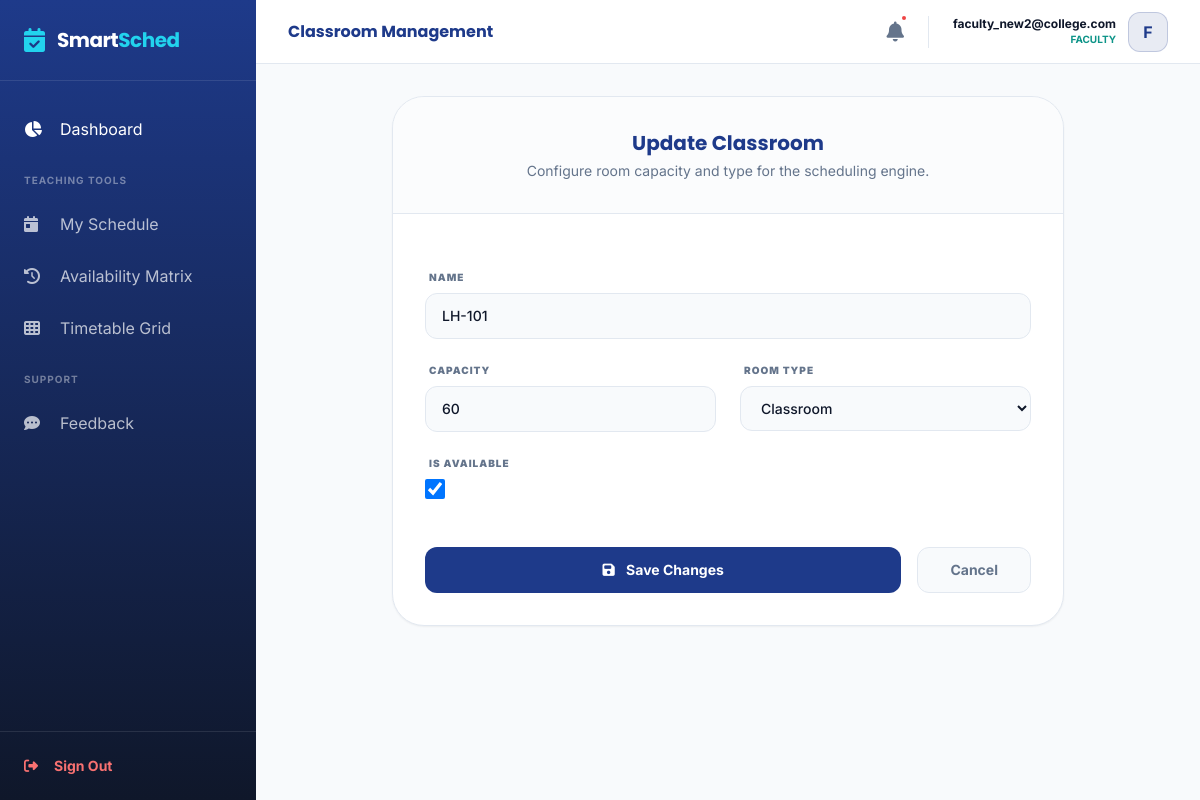
The page /core/classrooms/edit/1/ (signed in) on the database its author committed.
### accounts/models.py (models this page shows, shortened)
class User(AbstractUser):
    ADMIN = 'admin'
    FACULTY = 'faculty'
    ROLE_CHOICES = [
        (ADMIN, 'Admin/HOD'),
        (FACULTY, 'Faculty/User'),
    ]
    username = None
    email = models.EmailField(unique=True)
    role = models.CharField(max_length=10, choices=ROLE_CHOICES, default=FACULTY)
    profile_picture = models.ImageField(upload_to='profiles/', null=True, blank=True)
    is_verified = models.BooleanField(default=False)
    login_count = models.PositiveIntegerField(default=0)
    USERNAME_FIELD = 'email'
    REQUIRED_FIELDS = []
    objects = CustomUserManager()

### core/models.py (models this page shows, shortened)
class Classroom(models.Model):
    ROOM_TYPES = [('classroom', 'Classroom'), ('lab', 'Laboratory')]
    name = models.CharField(max_length=50, unique=True)
    capacity = models.PositiveIntegerField()
    room_type = models.CharField(max_length=20, choices=ROOM_TYPES, default='classroom')
    is_available = models.BooleanField(default=True)

### core/views.py (the view)
# urls.py: path('classrooms/edit/<int:pk>/', views.ClassroomUpdateView.as_view(), name='classroom_edit'),
class ClassroomUpdateView(LoginRequiredMixin, UpdateView):
    model = Classroom
    fields = ['name', 'capacity', 'room_type', 'is_available']
    template_name = 'core/classroom_form.html'
    success_url = reverse_lazy('classroom_list')

### templates/core/classroom_form.html (shortened to what this page needs)
{% extends 'base_dashboard.html' %}
{% block header_title %}Classroom Management{% endblock %}
{% block content %}
<div class="max-w-2xl mx-auto fade-in-up">
    <div class="bg-white rounded-[32px] border border-borderSubtle shadow-sm overflow-hidden">
        <div class="p-8 border-b border-borderSubtle bg-bgSoft/50 text-center">
            <h3 class="font-display text-xl font-bold text-primary">
                {% if form.instance.pk %}Update{% else %}Register{% endif %} Classroom
            </h3>
            <p class="text-textGray text-sm mt-1">Configure room capacity and type for the scheduling engine.</p>
        </div>
        <form method="POST" class="p-8 space-y-6">
            <div class="grid grid-cols-1 md:grid-cols-2 gap-6">
                {% for field in form %}
                <div class="flex flex-col gap-2 {% if field.name == 'name' %}md:col-span-2{% endif %}">
                    <label class="text-[10px] font-black text-textGray uppercase tracking-widest ml-1">
                        {{ field.label }}
                    </label>
                    {{ field }}
                </div>
                {% endfor %}
            </div>
            <div class="pt-6 flex gap-4">
                <button type="submit" class="btn-glow bg-primary text-white px-8 py-3 rounded-xl font-bold text-sm flex-1">
                    <i class="fa-solid fa-save mr-2"></i> Save Changes
                </button>
                <a href="{% url 'classroom_list' %}" class="bg-bgSoft border border-borderSubtle text-textGray px-8 py-3 rounded-xl font-bold text-sm hover:bg-white transition-all text-center">
                    Cancel
                </a>
            </div>
        </form>
    </div>
</div>
{% endblock %}

### templates/base_dashboard.html (shortened to what this page needs)
{% load static %}
<!DOCTYPE html>
<html lang="en">
<head>
    <script src="https://cdn.tailwindcss.com"></script>
    <link rel="stylesheet" href="https://cdnjs.cloudflare.com/ajax/libs/font-awesome/6.4.0/css/all.min.css">
</head>
<body class="bg-bgSoft font-sans text-textDark">
    <aside class="fixed inset-y-0 left-0 w-64 sidebar-gradient text-white hidden md:flex flex-col z-50">
        <div class="p-6 border-b border-white/10">
            <a href="/" class="flex items-center gap-3">
                <i class="fa-solid fa-calendar-check text-highlight text-2xl"></i>
                <span class="font-display text-xl font-bold tracking-tight">Smart<span
                        class="text-highlight">Sched</span></span>
            </a>
        </div>
        <nav class="flex-grow py-6 space-y-1">
            <a href="{% if user.role == 'admin' %}{% url 'admin_dashboard' %}{% else %}{% url 'user_dashboard' %}{% endif %}"
                class="flex items-center gap-4 px-6 py-3 hover:bg-white/5 transition-all {% if 'dashboard' in request.path %}nav-active{% endif %}">
                <i class="fa-solid fa-chart-pie w-5"></i> Dashboard
            </a>
            {% if user.role == 'admin' %}
            <div class="px-6 pt-4 pb-2 text-[10px] font-bold text-white/40 uppercase tracking-widest">Academic Core
            </div>
            <div class="px-6 pt-4 pb-2 text-[10px] font-bold text-white/40 uppercase tracking-widest">Academic Core
            </div>
            <a href="{% url 'department_list' %}"
                class="flex items-center gap-4 px-6 py-3 hover:bg-white/5 transition-all text-white/70 {% if 'department' in request.path %}nav-active{% endif %}">
                <i class="fa-solid fa-sitemap w-5"></i> Departments
            </a>
            <a href="{% url 'semester_add' %}"
                class="flex items-center gap-4 px-6 py-3 hover:bg-white/5 transition-all text-white/70 {% if 'semester' in request.path %}nav-active{% endif %}">
                <i class="fa-solid fa-layer-group w-5"></i> Semesters
            </a>
            <a href="{% url 'section_add' %}"
                class="flex items-center gap-4 px-6 py-3 hover:bg-white/5 transition-all text-white/70 {% if 'section' in request.path %}nav-active{% endif %}">
                <i class="fa-solid fa-users-rectangle w-5"></i> Sections
            </a>
            <a href="{% url 'classroom_list' %}"
                class="flex items-center gap-4 px-6 py-3 hover:bg-white/5 transition-all text-white/70 {% if 'classroom' in request.path %}nav-active{% endif %}">
                <i class="fa-solid fa-door-open w-5"></i> Classrooms
            </a>
            <a href="{% url 'subject_list' %}"
                class="flex items-center gap-4 px-6 py-3 hover:bg-white/5 transition-all text-white/70 {% if 'subject' in request.path %}nav-active{% endif %}">
                <i class="fa-solid fa-book w-5"></i> Subjects
            </a>
            <div class="px-6 pt-4 pb-2 text-[10px] font-bold text-white/40 uppercase tracking-widest">Planning</div>
            <a href="{% url 'faculty_list' %}"
                class="flex items-center gap-4 px-6 py-3 hover:bg-white/5 transition-all text-white/70 {% if 'faculty' in request.path %}nav-active{% endif %}">
                <i class="fa-solid fa-user-tie w-5"></i> Faculty
            </a>
            <a href="{% url 'generate_timetable' %}"
                class="flex items-center gap-4 px-6 py-3 hover:bg-white/5 transition-all text-white/70 {% if 'generate' in request.path %}nav-active{% endif %}">
                <i class="fa-solid fa-wand-magic-sparkles w-5"></i> Scheduler
            </a>
            {% else %}
            <div class="px-6 pt-4 pb-2 text-[10px] font-bold text-white/40 uppercase tracking-widest">Teaching Tools
            </div>
            <a href="{% url 'user_dashboard' %}"
                class="flex items-center gap-4 px-6 py-3 hover:bg-white/5 transition-all text-white/70 {% if 'user_dashboard' in request.resolver_match.url_name %}nav-active{% endif %}">
                <i class="fa-solid fa-calendar-day w-5"></i> My Schedule
            </a>
            <a href="{% url 'faculty_availability' %}"
                class="flex items-center gap-4 px-6 py-3 hover:bg-white/5 transition-all text-white/70 {% if 'availability' in request.path %}nav-active{% endif %}">
                <i class="fa-solid fa-clock-rotate-left w-5"></i> Availability Matrix
            </a>
            {% endif %}
            <a href="{% url 'timetable_view' %}"
                class="flex items-center gap-4 px-6 py-3 hover:bg-white/5 transition-all text-white/70 {% if 'view' in request.path and 'timetable' in request.path %}nav-active{% endif %}">
                <i class="fa-solid fa-table-cells w-5"></i> Timetable Grid
            </a>
            <div class="px-6 pt-4 pb-2 text-[10px] font-bold text-white/40 uppercase tracking-widest">Support</div>
            <a href="{% if user.role == 'admin' %}{% url 'admin_feedback_list' %}{% else %}{% url 'feedback_create' %}{% endif %}"
                class="flex items-center gap-4 px-6 py-3 hover:bg-white/5 transition-all text-white/70 {% if 'feedback' in request.path %}nav-active{% endif %}">
                <i class="fa-solid fa-comment-dots w-5"></i> Feedback
            </a>
        </nav>
        <div class="p-6 border-t border-white/10">
            <a href="{% url 'logout' %}"
                class="flex items-center gap-4 text-red-400 hover:text-red-300 text-sm font-bold transition-colors">
                <i class="fa-solid fa-right-from-bracket"></i> Sign Out
            </a>
        </div>
    </aside>
    <div class="md:ml-64 flex flex-col min-h-screen">
        <header
            class="h-16 bg-white border-b border-borderSubtle flex items-center justify-between px-8 sticky top-0 z-40">
            <h1 class="font-display font-bold text-primary">{% block header_title %}System Overview{% endblock %}</h1>
            <div class="flex items-center gap-6">
                <a href="{% url 'notification_list' %}"
                    class="relative text-textGray hover:text-primary transition-colors">
                    <i class="fa-solid fa-bell text-xl"></i>
                    {% if user.notifications.all %}
                    {% if not user.notifications.first.is_read %}
                    <span class="absolute -top-1 -right-1 w-2 h-2 bg-red-500 rounded-full border-2 border-white"></span>
                    {% endif %}
                    {% endif %}
                </a>
                <div class="flex items-center gap-3">
                    <div class="text-right hidden sm:block">
                        <p class="text-xs font-bold text-textDark">{{ user.email }}</p>
                        <p class="text-[10px] font-bold text-secondary uppercase">{{ user.role }}</p>
                    </div>
                    <div
                        class="w-10 h-10 bg-primary/10 rounded-xl flex items-center justify-center text-primary font-bold border border-primary/20">
                        {{ user.email|slice:":1"|upper }}
                    </div>
                </div>
            </div>
        </header>
        <main class="p-8">
            {% block content %}{% endblock %}
        </main>
    </div>
</body>
</html>

### templates/base_dashboard.html (style rules this page uses)
.sidebar-gradient { background: linear-gradient(180deg, #1E3A8A 0%, #0F172A 100%); }
.fade-in-up { animation: fadeInUp 0.5s ease-out forwards; }

### rows shown on the page
User: email "faculty_new2@college.com", role "FACULTY", email "F"
Classroom: form "LH-101" "60" "Classroom" "☑"

### other values the page prints
{{ field.label }} "NAME" "CAPACITY" "ROOM TYPE" "IS AVAILABLE"
